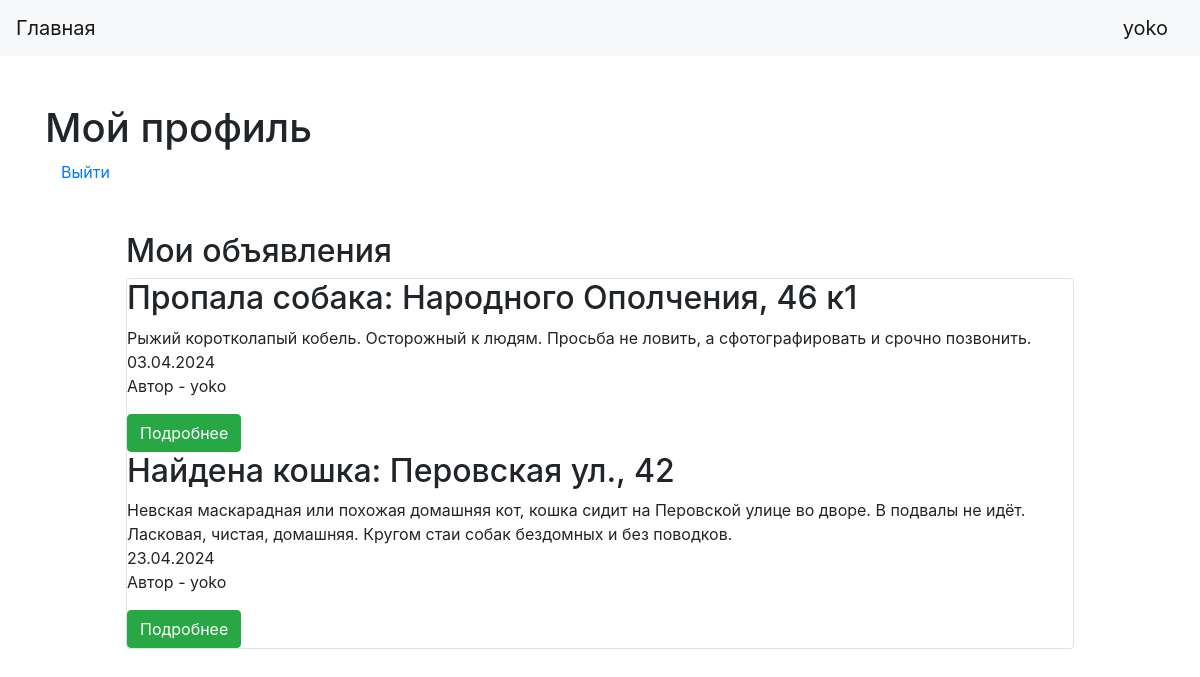
/profile (signed in), run on the app's committed database.
### data/users.py (models this page shows, shortened)
class User(SqlAlchemyBase, UserMixin):
    __tablename__ = 'users'
    id = sqlalchemy.Column(sqlalchemy.Integer,
                           primary_key=True, autoincrement=True)
    name = sqlalchemy.Column(sqlalchemy.String, nullable=True)
    email = sqlalchemy.Column(sqlalchemy.String,
                              index=True, unique=True, nullable=True)
    hashed_password = sqlalchemy.Column(sqlalchemy.String, nullable=True)
    adds = orm.relationship("Adds", back_populates='user')

### data/adds.py (models this page shows)
class Adds(SqlAlchemyBase):
    __tablename__ = 'adds'
    id = sqlalchemy.Column(sqlalchemy.Integer,
                           primary_key=True, autoincrement=True)
    type_pet = sqlalchemy.Column(sqlalchemy.String)
    gender = sqlalchemy.Column(sqlalchemy.String)
    place = sqlalchemy.Column(sqlalchemy.String, nullable=True)
    time = sqlalchemy.Column(sqlalchemy.String, nullable=True)
    description = sqlalchemy.Column(sqlalchemy.String, nullable=True)
    name = sqlalchemy.Column(sqlalchemy.String, nullable=True)
    number = sqlalchemy.Column(sqlalchemy.String, nullable=True)
    lost_find = sqlalchemy.Column(sqlalchemy.String)
    created_date = sqlalchemy.Column(sqlalchemy.DateTime,
                                     default=datetime.datetime.now)
    user_id = sqlalchemy.Column(sqlalchemy.Integer,
                                sqlalchemy.ForeignKey("users.id"))
    user = orm.relationship('User')

### main.py (the view)
@app.route('/profile')
@login_required
def profile():
    db_sess = db_session.create_session()
    adds = db_sess.query(Adds).filter(Adds.user == current_user)
    return render_template("profile.html", adds=adds)

### data/db_session.py (called while the page is built)
def create_session() -> Session:
    global __factory
    return __factory()

### main.py (called while the page is built)
@login_manager.user_loader
def load_user(user_id):
    db_sess = db_session.create_session()
    return db_sess.query(User).get(user_id)

### templates/profile.html
{% extends "base.html" %}
{% block content %}
<main role="main" class="container">
    <h1 class="pt-5">Мой профиль</h1>
    <a href="/logout" class="px-3">Выйти</a>
</main>
<main role="main" class="container px-5">
    <div class="px-5">
    <h2 class="pt-5">Мои объявления</h2>
    <div class="col-md6 border rounded">
    {% for item in adds%}
        {% if item.lost_find == 'потерян' %}
        <h2>Пропала {{item.type_pet}}: {{item.place}}</h2>
    {% elif item.lost_find == 'найден' %}
        <h2>Найдена {{item.type_pet}}: {{item.place}}</h2>
    {% endif %}
    <div>
        {{item.description}}
    </div>
    <div>
        {{item.time}}
    </div>
    <div>
        Автор - {{item.user.name}}
    </div>
    <div class="pt-3">
        <a href="/adds/{{ item.id }}" class="btn btn-success">
            Подробнее
        </a>
    </div>
    {% endfor %}
    </div>
    </div>
</main>
{% endblock %}

### templates/base.html (shortened to what this page needs)
<!doctype html>
<html lang="en">
<head>
    <link rel="stylesheet"
          href="https://stackpath.bootstrapcdn.com/bootstrap/4.4.1/css/bootstrap.min.css">
</head>
<body>
<header>
    <nav class="navbar navbar-light bg-light">
        <a class="navbar-brand" href="/">Главная</a>
{% if current_user.is_authenticated %}
    <a class="navbar-brand" href="/profile">{{ current_user.name }}</a>
{% else %}
    <p>
        <a class="btn btn-primary " href="/register">Зарегистрироваться</a>
        <a class="btn btn-success" href="/login">Войти</a>
    </p>
{% endif %}
    </nav>
</header>
{% block content %}{% endblock %}
</body>
</html>

### data on the page
User: name "yoko"
Adds: type_pet "собака", place "Народного Ополчения, 46 к1", description "Рыжий коротколапый кобель. Осторожный к людям. Просьба не ловить, а сфотографировать и срочно позвонить.", time "03.04.2024", user.name "yoko"
Adds: type_pet "кошка", place "Перовская ул., 42", description "Невская маскарадная или похожая домашняя кот, кошка сидит на Перовской улице во дворе. В подвалы не идёт. Ласковая, чистая, домашняя. Кругом стаи собак бездомных и без поводков.", time "23.04.2024", user.name "yoko"
